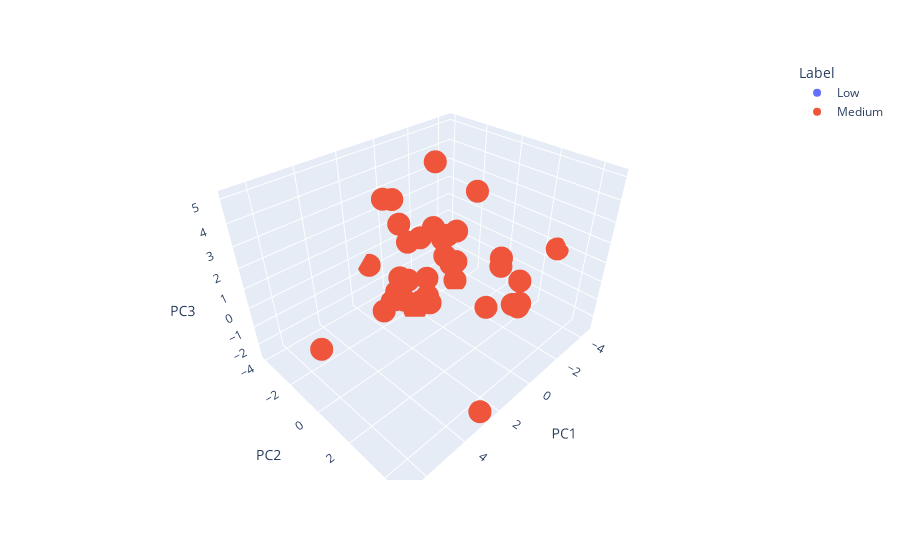

The code cell stored with this chart in its notebook:
### Code cell
plot_PCA_3D(pc_df, pca)

### Figure 1 — Plotly figure (JSON) as saved in the notebook; plotly's stock layout.template omitted (floating-point values rounded to 4 significant figures; data arrays with more than 128 entries replaced by an {"elided": "..."} marker saying what was removed)
{"data": [{"hovertemplate": "Label=Low<br>PC1=%{x}<br>PC2=%{y}<br>PC3=%{z}<extra></extra>", "legendgroup": "Low", "marker": {"color": "#636efa", "symbol": "circle"}, "mode": "markers", "name": "Low", "scene": "scene", "showlegend": true, "type": "scatter3d", "x": {"elided": "209 float values"}, "y": {"elided": "209 float values"}, "z": {"elided": "209 float values"}}, {"hovertemplate": "Label=Medium<br>PC1=%{x}<br>PC2=%{y}<br>PC3=%{z}<extra></extra>", "legendgroup": "Medium", "marker": {"color": "#EF553B", "symbol": "circle"}, "mode": "markers", "name": "Medium", "scene": "scene", "showlegend": true, "type": "scatter3d", "x": {"elided": "215 float values"}, "y": {"elided": "215 float values"}, "z": {"elided": "215 float values"}}], "layout": {"legend": {"title": {"text": "Label"}, "tracegroupgap": 0}, "margin": {"t": 60}, "scene": {"domain": {"x": [0, 1], "y": [0, 1]}, "xaxis": {"title": {"text": "PC1"}}, "yaxis": {"title": {"text": "PC2"}}, "zaxis": {"title": {"text": "PC3"}}}, "showlegend": true}}
